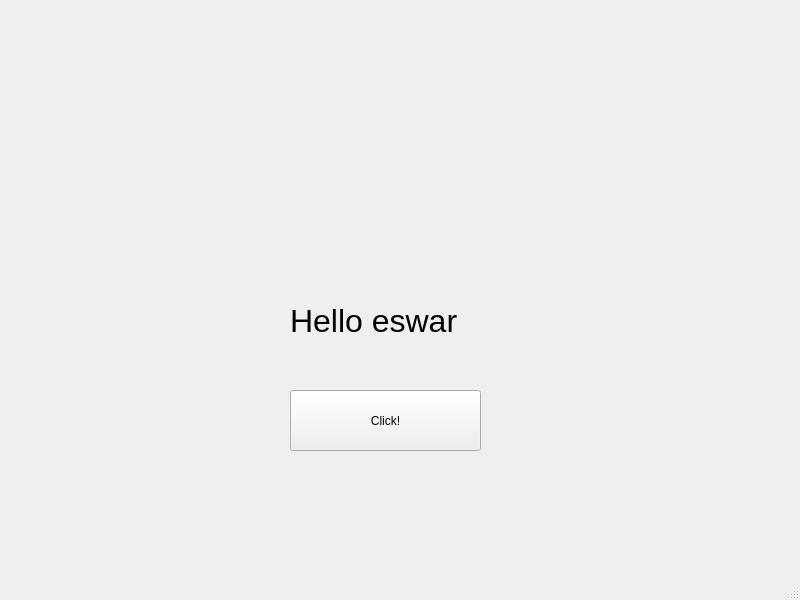
<?xml version="1.0" encoding="UTF-8"?>
<ui version="4.0">
 <class>MainWindow</class>
 <widget class="QMainWindow" name="MainWindow">
  <property name="geometry">
   <rect>
    <x>0</x>
    <y>0</y>
    <width>800</width>
    <height>600</height>
   </rect>
  </property>
  <property name="windowTitle">
   <string>MainWindow</string>
  </property>
  <widget class="QWidget" name="centralwidget">
   <widget class="QPushButton" name="click">
    <property name="geometry">
     <rect>
      <x>290</x>
      <y>390</y>
      <width>191</width>
      <height>61</height>
     </rect>
    </property>
    <property name="text">
     <string>Click!</string>
    </property>
   </widget>
   <widget class="QLabel" name="eswar_label">
    <property name="geometry">
     <rect>
      <x>290</x>
      <y>260</y>
      <width>321</width>
      <height>121</height>
     </rect>
    </property>
    <property name="font">
     <font>
      <pointsize>24</pointsize>
     </font>
    </property>
    <property name="text">
     <string>Hello eswar</string>
    </property>
   </widget>
  </widget>
  <widget class="QMenuBar" name="menubar">
   <property name="geometry">
    <rect>
     <x>0</x>
     <y>0</y>
     <width>800</width>
     <height>26</height>
    </rect>
   </property>
  </widget>
  <widget class="QStatusBar" name="statusbar"/>
 </widget>
 <resources/>
 <connections/>
</ui>
